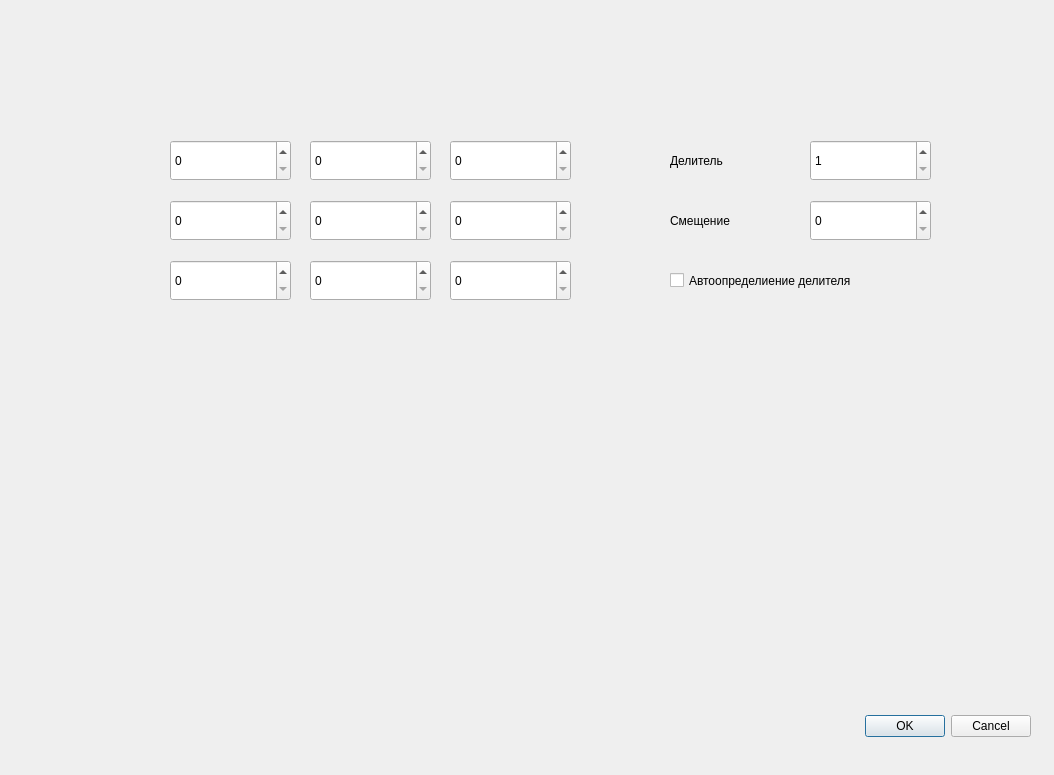
<?xml version="1.0" encoding="UTF-8"?>
<ui version="4.0">
 <class>CustomMatrix</class>
 <widget class="QDialog" name="CustomMatrix">
  <property name="geometry">
   <rect>
    <x>0</x>
    <y>0</y>
    <width>1054</width>
    <height>775</height>
   </rect>
  </property>
  <property name="windowTitle">
   <string>Dialog</string>
  </property>
  <widget class="QDialogButtonBox" name="buttonBox">
   <property name="geometry">
    <rect>
     <x>690</x>
     <y>710</y>
     <width>341</width>
     <height>32</height>
    </rect>
   </property>
   <property name="orientation">
    <enum>Qt::Horizontal</enum>
   </property>
   <property name="standardButtons">
    <set>QDialogButtonBox::Cancel|QDialogButtonBox::Ok</set>
   </property>
  </widget>
  <widget class="QSpinBox" name="matrix00Box">
   <property name="geometry">
    <rect>
     <x>170</x>
     <y>140</y>
     <width>121</width>
     <height>41</height>
    </rect>
   </property>
  </widget>
  <widget class="QSpinBox" name="matrix01Box">
   <property name="geometry">
    <rect>
     <x>310</x>
     <y>140</y>
     <width>121</width>
     <height>41</height>
    </rect>
   </property>
  </widget>
  <widget class="QSpinBox" name="matrix02Box">
   <property name="geometry">
    <rect>
     <x>450</x>
     <y>140</y>
     <width>121</width>
     <height>41</height>
    </rect>
   </property>
  </widget>
  <widget class="QSpinBox" name="matrix10Box">
   <property name="geometry">
    <rect>
     <x>170</x>
     <y>200</y>
     <width>121</width>
     <height>41</height>
    </rect>
   </property>
  </widget>
  <widget class="QSpinBox" name="matrix11Box">
   <property name="geometry">
    <rect>
     <x>310</x>
     <y>200</y>
     <width>121</width>
     <height>41</height>
    </rect>
   </property>
  </widget>
  <widget class="QSpinBox" name="matrix12Box">
   <property name="geometry">
    <rect>
     <x>450</x>
     <y>200</y>
     <width>121</width>
     <height>41</height>
    </rect>
   </property>
  </widget>
  <widget class="QSpinBox" name="matrix20Box">
   <property name="geometry">
    <rect>
     <x>170</x>
     <y>260</y>
     <width>121</width>
     <height>41</height>
    </rect>
   </property>
  </widget>
  <widget class="QSpinBox" name="matrix21Box">
   <property name="geometry">
    <rect>
     <x>310</x>
     <y>260</y>
     <width>121</width>
     <height>41</height>
    </rect>
   </property>
  </widget>
  <widget class="QSpinBox" name="matrix22Box">
   <property name="geometry">
    <rect>
     <x>450</x>
     <y>260</y>
     <width>121</width>
     <height>41</height>
    </rect>
   </property>
  </widget>
  <widget class="QSpinBox" name="divBox">
   <property name="geometry">
    <rect>
     <x>810</x>
     <y>140</y>
     <width>121</width>
     <height>41</height>
    </rect>
   </property>
   <property name="minimum">
    <number>1</number>
   </property>
  </widget>
  <widget class="QSpinBox" name="shiftBox">
   <property name="geometry">
    <rect>
     <x>810</x>
     <y>200</y>
     <width>121</width>
     <height>41</height>
    </rect>
   </property>
  </widget>
  <widget class="QLabel" name="label">
   <property name="geometry">
    <rect>
     <x>670</x>
     <y>140</y>
     <width>131</width>
     <height>41</height>
    </rect>
   </property>
   <property name="text">
    <string>Делитель</string>
   </property>
  </widget>
  <widget class="QLabel" name="label_2">
   <property name="geometry">
    <rect>
     <x>670</x>
     <y>200</y>
     <width>131</width>
     <height>41</height>
    </rect>
   </property>
   <property name="text">
    <string>Смещение</string>
   </property>
  </widget>
  <widget class="QCheckBox" name="autoCheckBox">
   <property name="geometry">
    <rect>
     <x>670</x>
     <y>250</y>
     <width>371</width>
     <height>61</height>
    </rect>
   </property>
   <property name="text">
    <string>Автоопределиение делителя</string>
   </property>
   <property name="checkable">
    <bool>true</bool>
   </property>
   <property name="checked">
    <bool>false</bool>
   </property>
  </widget>
 </widget>
 <resources/>
 <connections>
  <connection>
   <sender>buttonBox</sender>
   <signal>accepted()</signal>
   <receiver>CustomMatrix</receiver>
   <slot>accept()</slot>
   <hints>
    <hint type="sourcelabel">
     <x>248</x>
     <y>254</y>
    </hint>
    <hint type="destinationlabel">
     <x>157</x>
     <y>274</y>
    </hint>
   </hints>
  </connection>
  <connection>
   <sender>buttonBox</sender>
   <signal>rejected()</signal>
   <receiver>CustomMatrix</receiver>
   <slot>reject()</slot>
   <hints>
    <hint type="sourcelabel">
     <x>316</x>
     <y>260</y>
    </hint>
    <hint type="destinationlabel">
     <x>286</x>
     <y>274</y>
    </hint>
   </hints>
  </connection>
 </connections>
</ui>
